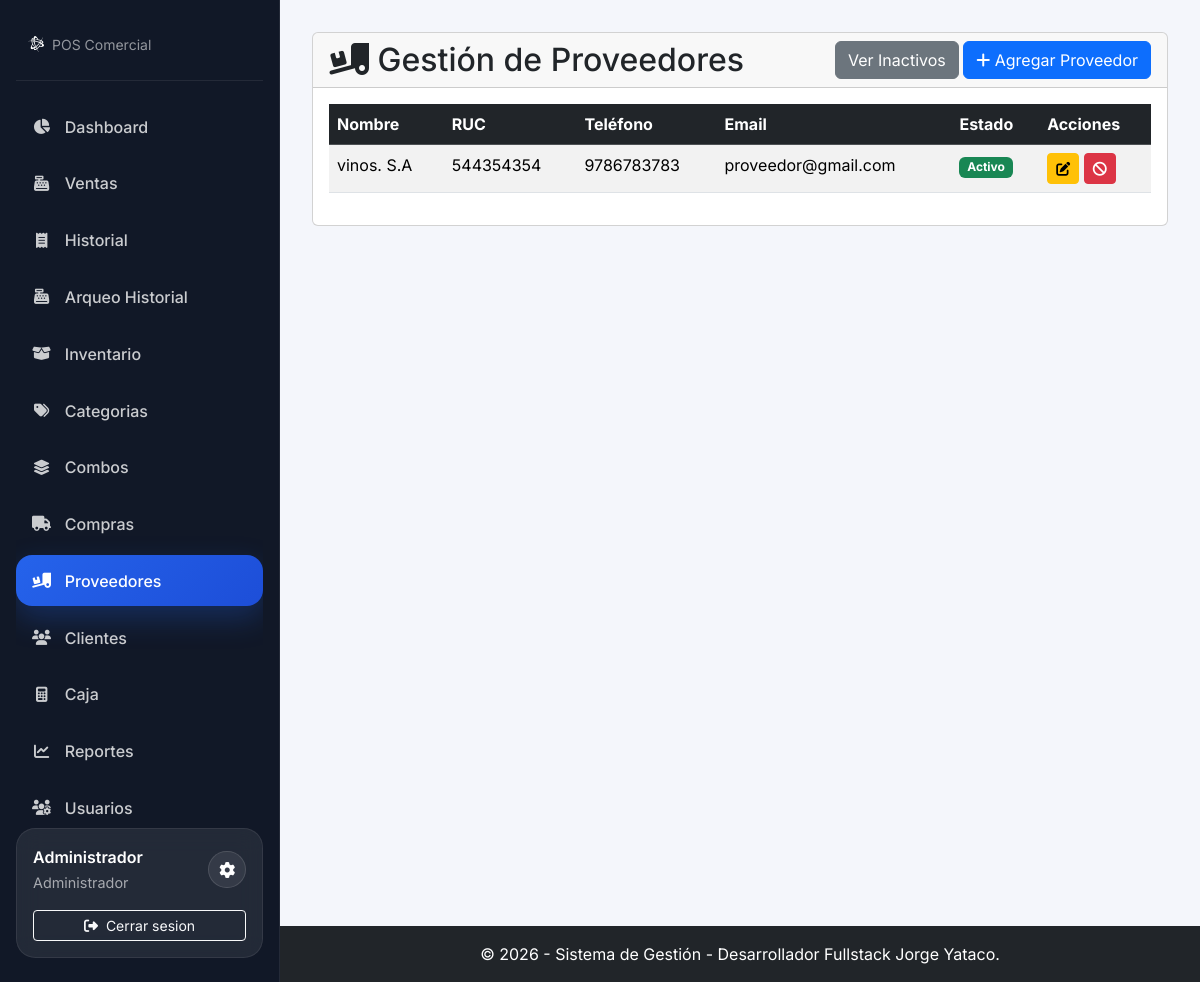
The page /modules/proveedores/index.php (signed in) on the database its author committed.
### tables this page shows
CREATE TABLE `proveedores` (
  `id_proveedor` int(11) NOT NULL,
  `nombre_proveedor` varchar(150) NOT NULL,
  `ruc` varchar(20) DEFAULT NULL,
  `telefono` varchar(20) DEFAULT NULL,
  `email` varchar(100) DEFAULT NULL,
  `direccion` text DEFAULT NULL,
  `activo` tinyint(1) NOT NULL DEFAULT 1 COMMENT '1 = Activo, 0 = Inactivo'
);

### config/database.php (called while the page is built, shortened)
<?php
function tienePermiso($permiso) {
    if (isset($_SESSION['permisos']) && in_array($permiso, $_SESSION['permisos'])) {
        return true;
    }
    return false;
}

### modules/proveedores/index.php (the view, shortened to what this page needs)
<?php
require_once __DIR__ . '/../../config/database.php';
require_once __DIR__ . '/../../includes/header.php';
$ver_inactivos = isset($_GET['ver']) && $_GET['ver'] == 'inactivos';
$filtro_activo = $ver_inactivos ? 0 : 1;
$stmt = $conexion->prepare("SELECT * FROM proveedores WHERE activo = ? ORDER BY nombre_proveedor ASC");
$stmt->bind_param("i", $filtro_activo);
$stmt->execute();
$resultado = $stmt->get_result();
?>
<div class="card">
    <div class="card-header d-flex justify-content-between align-items-center">
        <h2 class="m-0"><i class="fas fa-truck-loading"></i> Gestión de Proveedores</h2>
        <div>
            <?php if ($ver_inactivos): ?>
                <a href="index.php" class="btn btn-info">Ver Activos</a>
            <?php else: ?>
                <a href="index.php?ver=inactivos" class="btn btn-secondary">Ver Inactivos</a>
            <?php endif; ?>
            <?php if (tienePermiso('proveedores_crear_editar')): ?>
                <button type="button" class="btn btn-primary" data-bs-toggle="modal" data-bs-target="#proveedorModal">
                    <i class="fas fa-plus"></i> Agregar Proveedor
                </button>
            <?php endif; ?>
        </div>
    </div>
    <div class="card-body">
        <div class="table-responsive">
            <table class="table table-striped table-hover">
                <thead class="table-dark">
                    <tr>
                        <th>Nombre</th>
                        <th>RUC</th>
                        <th>Teléfono</th>
                        <th>Email</th>
                        <th>Estado</th>
                        <th>Acciones</th>
                    </tr>
                </thead>
                <tbody>
                    <?php if ($resultado->num_rows > 0): ?>
                        <?php while($proveedor = $resultado->fetch_assoc()): ?>
                        <tr>
                            <td><?php echo htmlspecialchars($proveedor['nombre_proveedor']); ?></td>
                            <td><?php echo htmlspecialchars($proveedor['ruc']); ?></td>
                            <td><?php echo htmlspecialchars($proveedor['telefono']); ?></td>
                            <td><?php echo htmlspecialchars($proveedor['email']); ?></td>
                            <td>
                                <?php if ($proveedor['activo']): ?>
                                    <span class="badge bg-success">Activo</span>
                                <?php else: ?>
                                    <span class="badge bg-danger">Inactivo</span>
                                <?php endif; ?>
                            </td>
                            <td>
                                <?php if (tienePermiso('proveedores_crear_editar')): ?>
                                    <button type="button" class="btn btn-sm btn-warning edit-proveedor-btn"
                                            data-bs-toggle="modal" data-bs-target="#proveedorModal"
                                            data-id="<?php echo $proveedor['id_proveedor']; ?>"
                                            data-nombre="<?php echo htmlspecialchars($proveedor['nombre_proveedor']); ?>"
                                            data-ruc="<?php echo htmlspecialchars($proveedor['ruc']); ?>"
                                            data-telefono="<?php echo htmlspecialchars($proveedor['telefono']); ?>"
                                            data-email="<?php echo htmlspecialchars($proveedor['email']); ?>"
                                            data-direccion="<?php echo htmlspecialchars($proveedor['direccion']); ?>">
                                        <i class="fas fa-edit"></i>
                                    </button>
                                <?php endif; ?>
                                <?php if (tienePermiso('proveedores_cambiar_estado')): ?>
                                    <?php if ($proveedor['activo']): ?>
                                        <a href="cambiar_estado.php?id=<?php echo $proveedor['id_proveedor']; ?>&estado=0" class="btn btn-sm btn-danger" title="Desactivar"><i class="fas fa-ban"></i></a>
                                    <?php else: ?>
                                        <a href="cambiar_estado.php?id=<?php echo $proveedor['id_proveedor']; ?>&estado=1" class="btn btn-sm btn-success" title="Activar"><i class="fas fa-check"></i></a>
                                    <?php endif; ?>
                                <?php endif; ?>
                            </td>
                        </tr>
                        <?php endwhile; ?>
                    <?php else: ?>
                        <tr>
                            <td colspan="6" class="text-center">No hay proveedores <?php echo $ver_inactivos ? 'inactivos' : 'activos'; ?>.</td>
                        </tr>
                    <?php endif; ?>
                </tbody>
            </table>
        </div>
    </div>
</div>
<?php
require_once __DIR__ . '/../../includes/footer.php';
?>

### assets/css/style.css (style rules this page uses)
body { display: flex; flex-direction: column; min-height: 100vh; }

### includes/header.php (style rules this page uses)
:root { --app-sidebar-width: 280px; --app-sidebar-bg: #111827; --app-sidebar-border: rgba(255, 255, 255, 0.08); --app-sidebar-text: rgba(255, 255, 255, 0.78); --app-sidebar-text-strong: #ffffff; --app-sidebar-hover: rgba(255, 255, 255, 0.08); --app-sidebar-active: linear-gradient(135deg, #2563eb 0%, #1d4ed8 100%); --app-body-bg: #f4f6fb; --app-card-bg: rgba(255, 255, 255, 0.08); }
html, body { min-height: 100%; }
body { font-family: 'Inter', sans-serif; background-color: var(--app-body-bg); color: #111827; }

### rows shown on the page
proveedores: nombre_proveedor "vinos. S.A", ruc "544354354", telefono "9786783783", email "proveedor@gmail.com", activo "Activo"

### other values the page prints
$item['label'] "Dashboard"
$item['label'] "Ventas"
$item['label'] "Historial"
$item['label'] "Arqueo Historial"
$item['label'] "Inventario"
$item['label'] "Categorias"
$item['label'] "Combos"
$item['label'] "Compras"
$item['label'] "Proveedores"
$item['label'] "Clientes"
$item['label'] "Caja"
$item['label'] "Reportes"
$item['label'] "Usuarios"
$nombreUsuarioSidebar "Administrador"
$rolUsuarioSidebar "Administrador"
